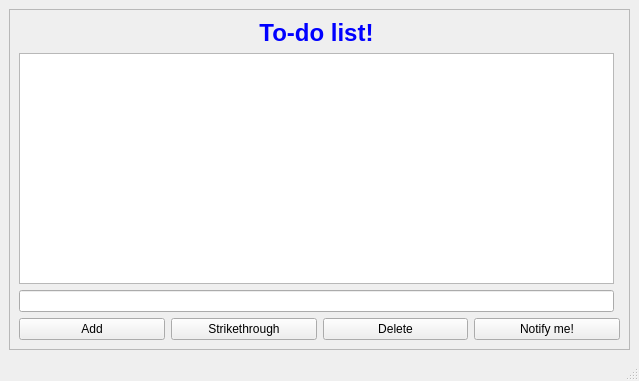
<?xml version="1.0" encoding="UTF-8"?>
<ui version="4.0">
 <class>MainWindow</class>
 <widget class="QMainWindow" name="MainWindow">
  <property name="geometry">
   <rect>
    <x>0</x>
    <y>0</y>
    <width>639</width>
    <height>381</height>
   </rect>
  </property>
  <property name="windowTitle">
   <string>MainWindow</string>
  </property>
  <widget class="QWidget" name="centralwidget">
   <layout class="QVBoxLayout" name="verticalLayout">
    <item>
     <widget class="QFrame" name="frame">
      <property name="frameShape">
       <enum>QFrame::StyledPanel</enum>
      </property>
      <property name="frameShadow">
       <enum>QFrame::Raised</enum>
      </property>
      <layout class="QGridLayout" name="gridLayout">
       <item row="0" column="0">
        <widget class="QLabel" name="title">
         <property name="text">
          <string>&lt;html&gt;&lt;head/&gt;&lt;body&gt;&lt;p align=&quot;center&quot;&gt;&lt;span style=&quot; font-size:18pt; font-weight:600; color:#0000ff;&quot;&gt;To-do list!&lt;/span&gt;&lt;/p&gt;&lt;/body&gt;&lt;/html&gt;</string>
         </property>
        </widget>
       </item>
       <item row="1" column="0">
        <widget class="QTableWidget" name="table"/>
       </item>
       <item row="4" column="0" colspan="2">
        <layout class="QHBoxLayout" name="horizontalLayout">
         <item>
          <widget class="QPushButton" name="addPushButton">
           <property name="text">
            <string>Add</string>
           </property>
          </widget>
         </item>
         <item>
          <widget class="QPushButton" name="strikePushButton">
           <property name="text">
            <string>Strikethrough</string>
           </property>
          </widget>
         </item>
         <item>
          <widget class="QPushButton" name="deletePushButton">
           <property name="text">
            <string>Delete</string>
           </property>
          </widget>
         </item>
         <item>
          <widget class="QPushButton" name="notifyPushButton">
           <property name="text">
            <string>Notify me!</string>
           </property>
          </widget>
         </item>
        </layout>
       </item>
       <item row="2" column="0">
        <widget class="QLineEdit" name="addText"/>
       </item>
      </layout>
     </widget>
    </item>
   </layout>
  </widget>
  <widget class="QStatusBar" name="statusbar"/>
 </widget>
 <resources/>
 <connections/>
</ui>
